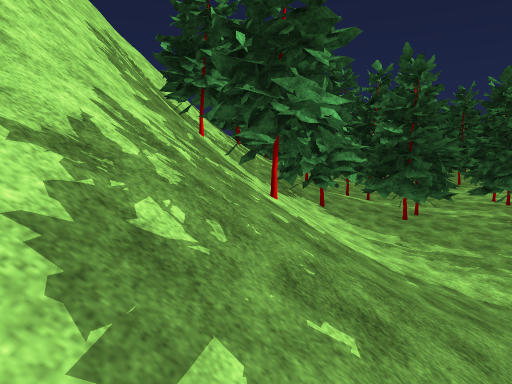
view 1 (above)

24 first-person views from a walk through a scene from a Unity 3-D project. The camera is 1.2 m above the floor, tilts 6° down and sees 70° across. The floor is counted in squares, 2 m on a side. Each view is taken from the middle of a square. On the plan, view 1 faces up. The plan holds only what a view shows up to about 10 squares ahead; the rest is blank. The place goes on beyond the plan. The player is left out. Some animated figures are left out. Some surface patterns are stand-ins.

view 2
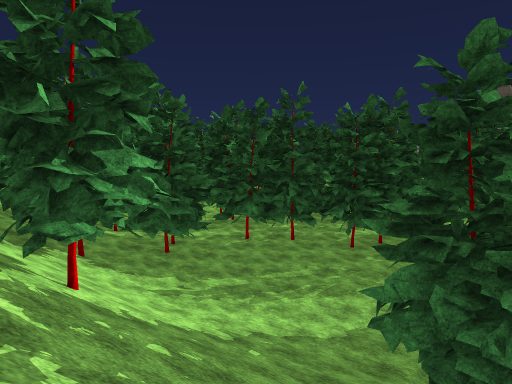

view 3
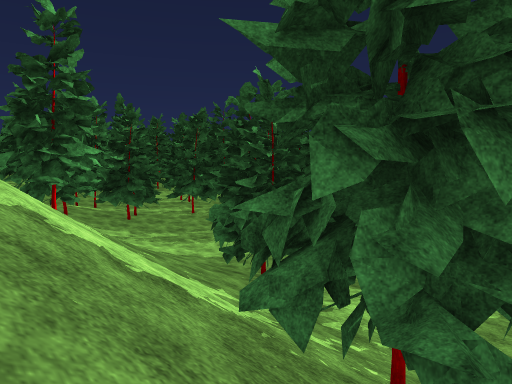

view 4
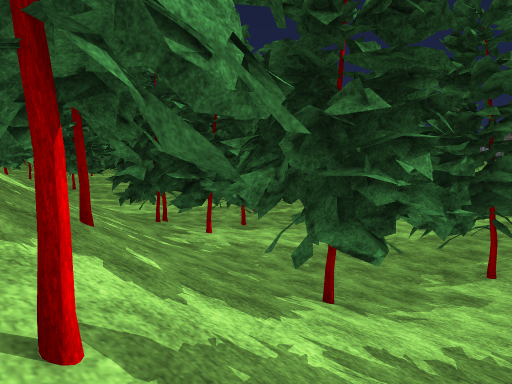

view 5
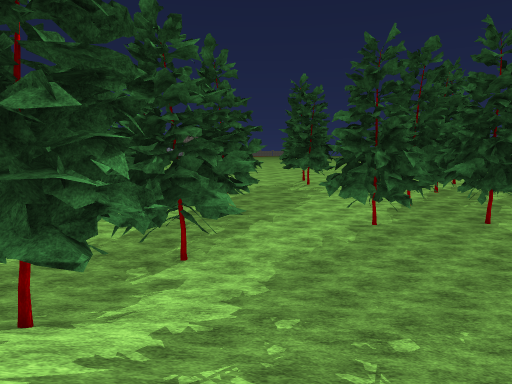

view 6
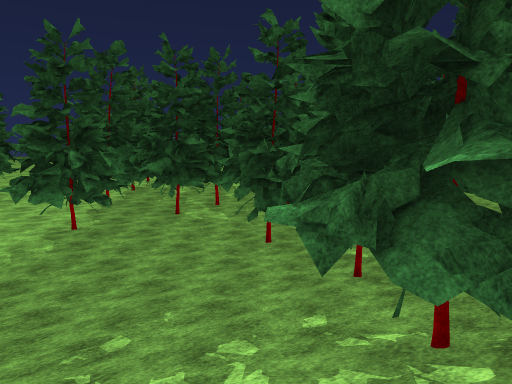

view 7
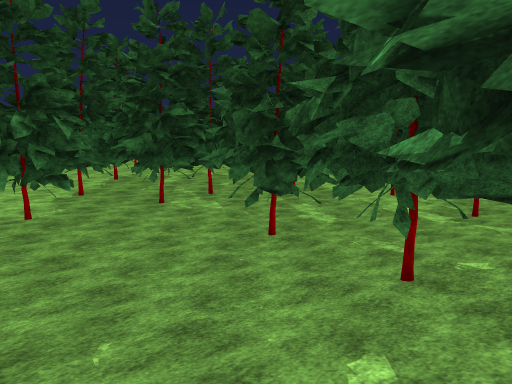

view 8
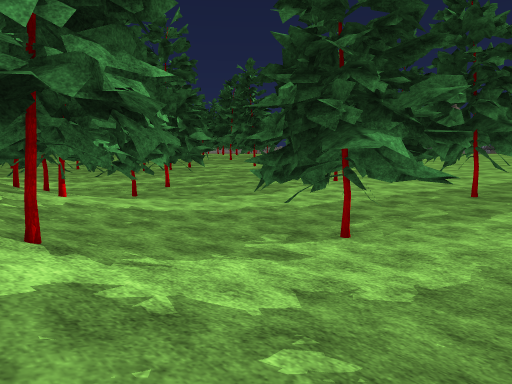

view 9
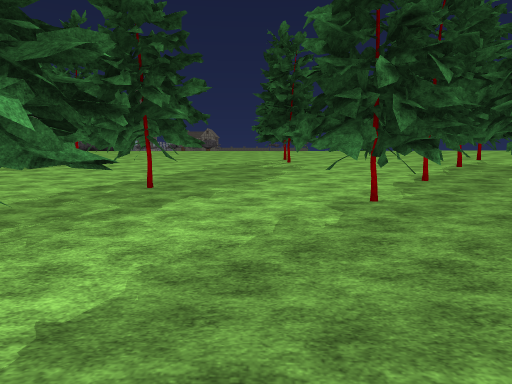

view 10
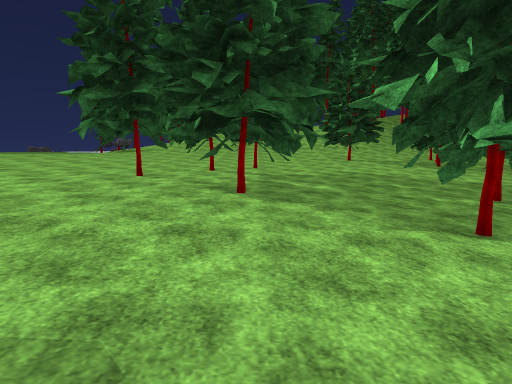

view 11
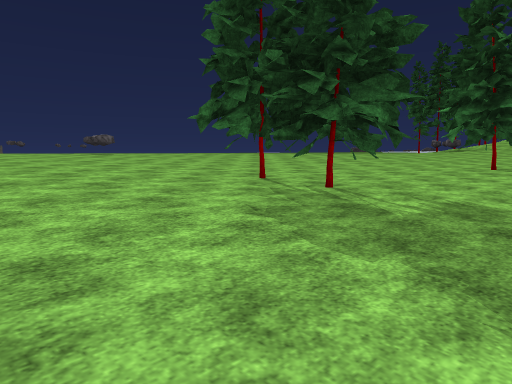

view 12
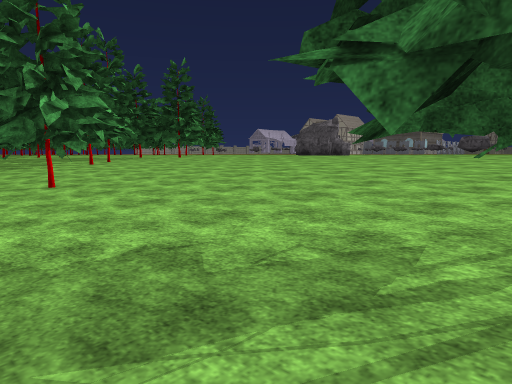

view 13
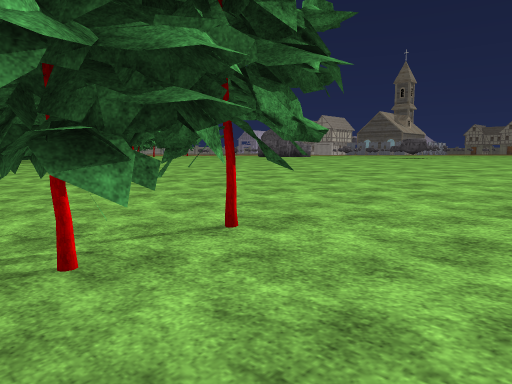

view 14
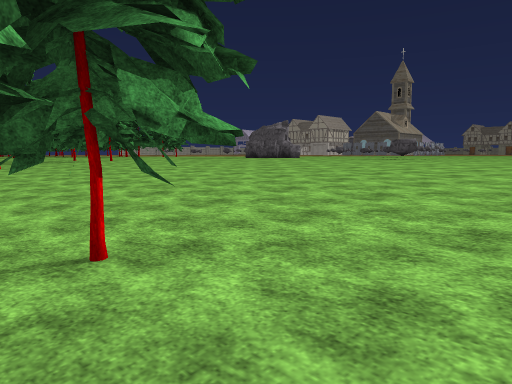

view 15
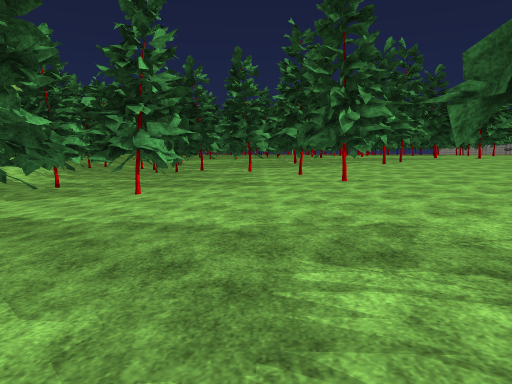

view 16
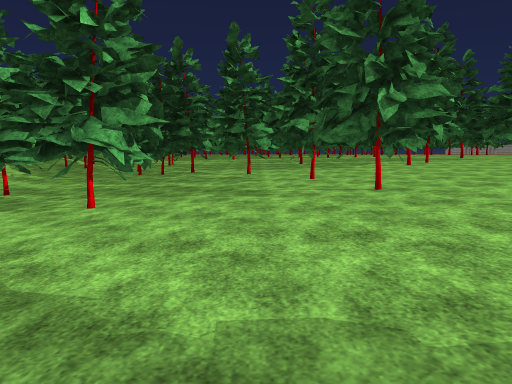

view 17
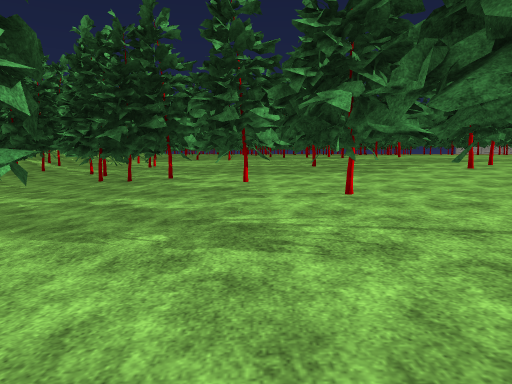

view 18
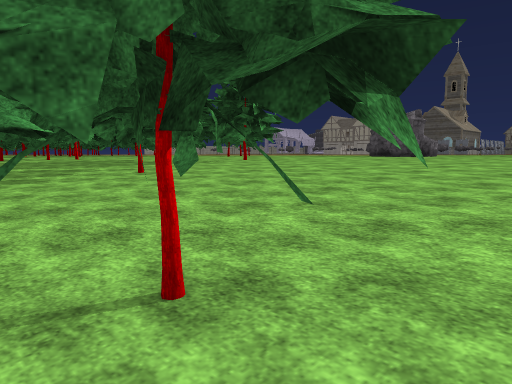

view 19
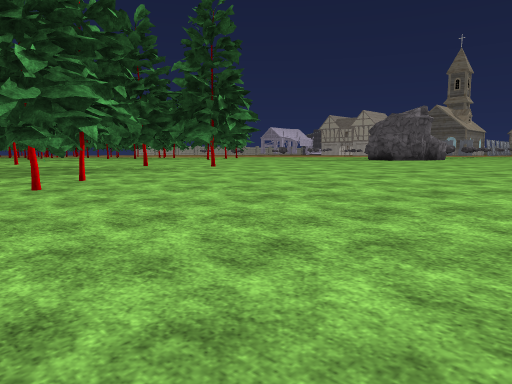

view 20
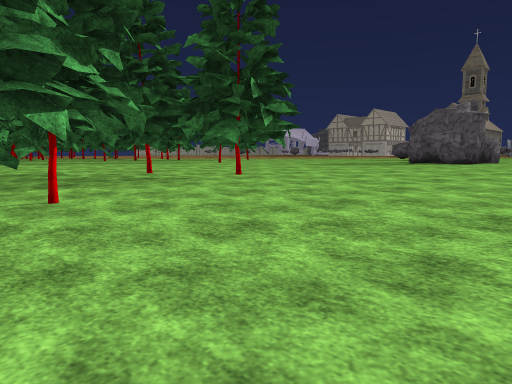

view 21
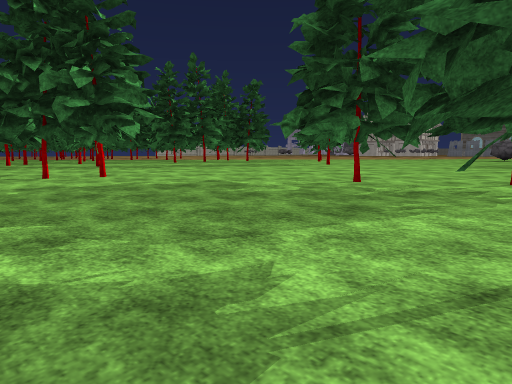

view 22
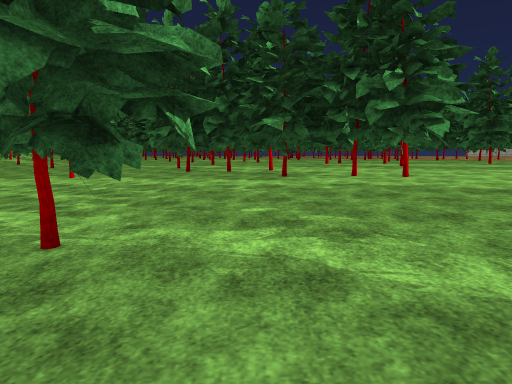

view 23
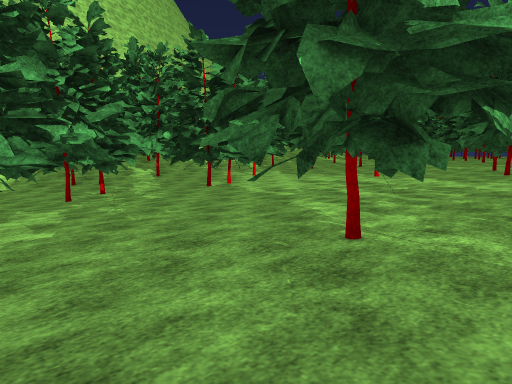

view 24
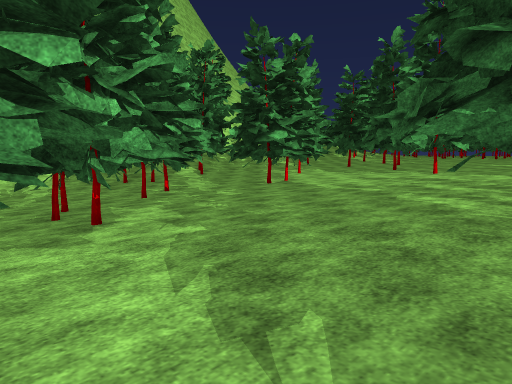

### Floor plan
Key: @ floor where view 1 was taken; # wall or solid block; . main floor; : floor 0.25 m higher than the main floor; - floor 0.25 m lower than the main floor; + floor 0.5 m higher than the main floor; _ floor 0.5 m lower than the main floor; * floor 0.75 m higher than the main floor; < floor 0.75 m lower than the main floor; ( floor 1 m lower than the main floor; / step, stairs or slope; = window, fence, low wall or low ledge; v drop or lower ground; T thing the floor can be seen under or through.
Columns run from 3 left of view 1 to 25 right of it. Each row starts with its distance up from view 1.
 16               ##   ##
 15            #:::##  *##**
 14            ###:### ** **
 13            .##::###+****
 12     #     ....:::####****
 11     #    -##...:::+##*****
 10 #////// --##...::::+++*****
  9 ###/#####_--....::::++******
  8  ##/####_##-...##:::+##******
  7 ## ////<<##--..##::::##******
  6 v#/////(<<_##-....:::+##***
  5 /=/#///((<###-....###+##****
  4 ///#///((<<__##...##::++*****
  3  //////(((<___-....:::+++****
  2  ////#####<<__-##..:::+++****
  1   ///#####(<__-#...:::+++****
  0  //@/-##(((<__--#...::+++**
 -1  ////##((((<#__##...:::+
 -2  /##///((((<#__-....:::+
 -3  /####/##((<<__-....:::++
 -4   #/##/##((#<__-....:::++*
 -5   /////((((<___-....:::++**
 -6   ////((((/<_/--....:::++***
 -7   #=//(((TT<__-###..::+++***
 -8   ///((((TTT__-....:::+++
 -9    /###(((TT_--....:::
-10     /(##(TTT_##....::
-11     /((((TT_-###...:
-12     /(((  __-..##.:
-13     ##(   _-..## ::

Where each view was taken, in squares from view 1:
view 1: 0 up, 0 right, facing up
view 2: 1 up, 1 left, facing up-right
view 3: 3 down, 2 left, facing up-right
view 4: 5 down, 1 left, facing up-right
view 5: 5 down, 1 left, facing right
view 6: 5 down, 1 left, facing down-right
view 7: 6 down, 0 right, facing down-right
view 8: 6 down, 1 right, facing up-right
view 9: 6 down, 2 right, facing right
view 10: 6 down, 10 right, facing down
view 11: 3 down, 10 right, facing down-right
view 12: 7 down, 11 right, facing up-right
view 13: 9 down, 12 right, facing up-right
view 14: 9 down, 13 right, facing up-right
view 15: 8 down, 11 right, facing up
view 16: 6 down, 11 right, facing up
view 17: 3 down, 11 right, facing up
view 18: 2 down, 12 right, facing up-right
view 19: 1 down, 14 right, facing up-right
view 20: 1 up, 15 right, facing up-right
view 21: 5 up, 14 right, facing up-right
view 22: 5 up, 14 right, facing up
view 23: 5 up, 14 right, facing up-left
view 24: 4 up, 13 right, facing up-left
